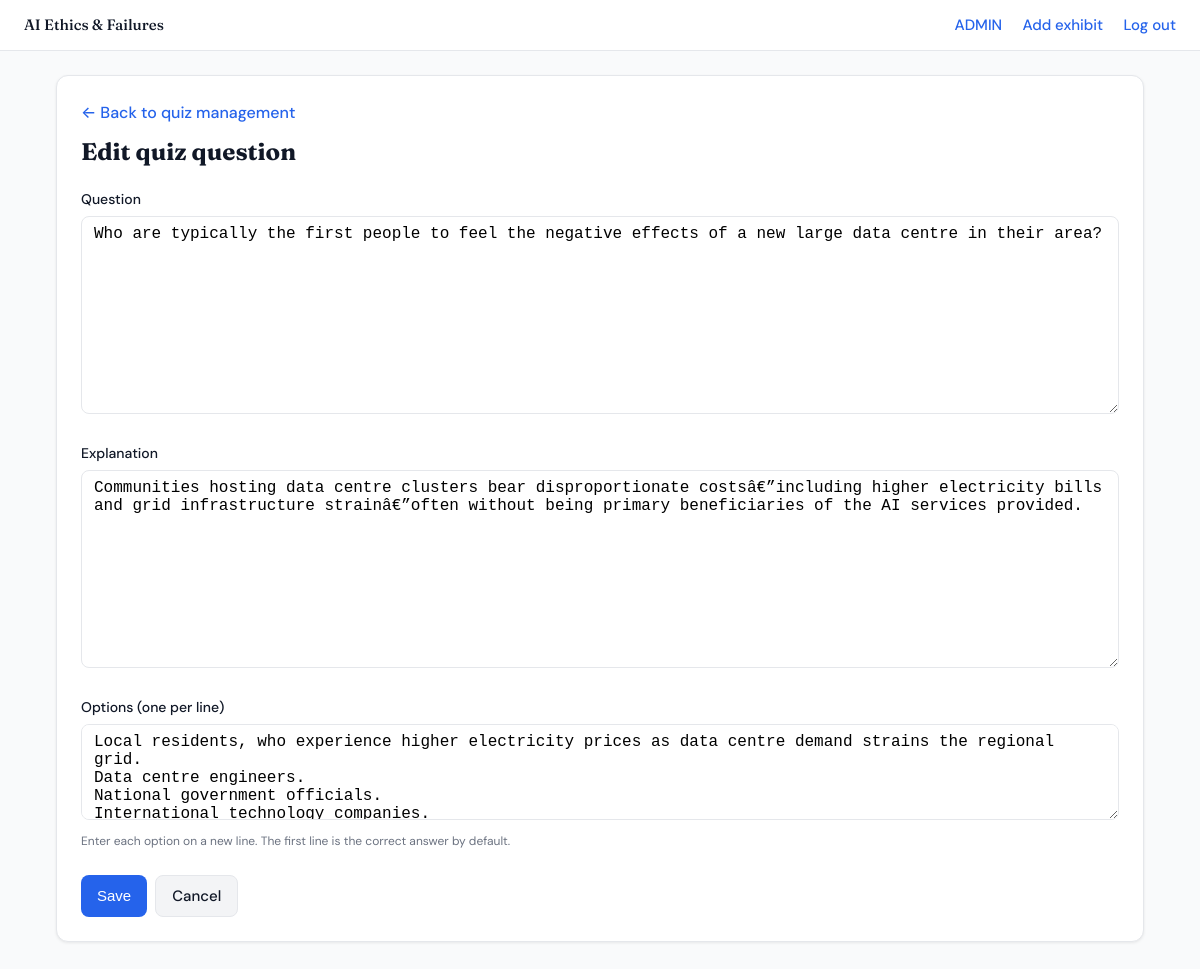
The page /exhibits/27/quiz/85/edit/ (signed in) on the database as committed earlier.
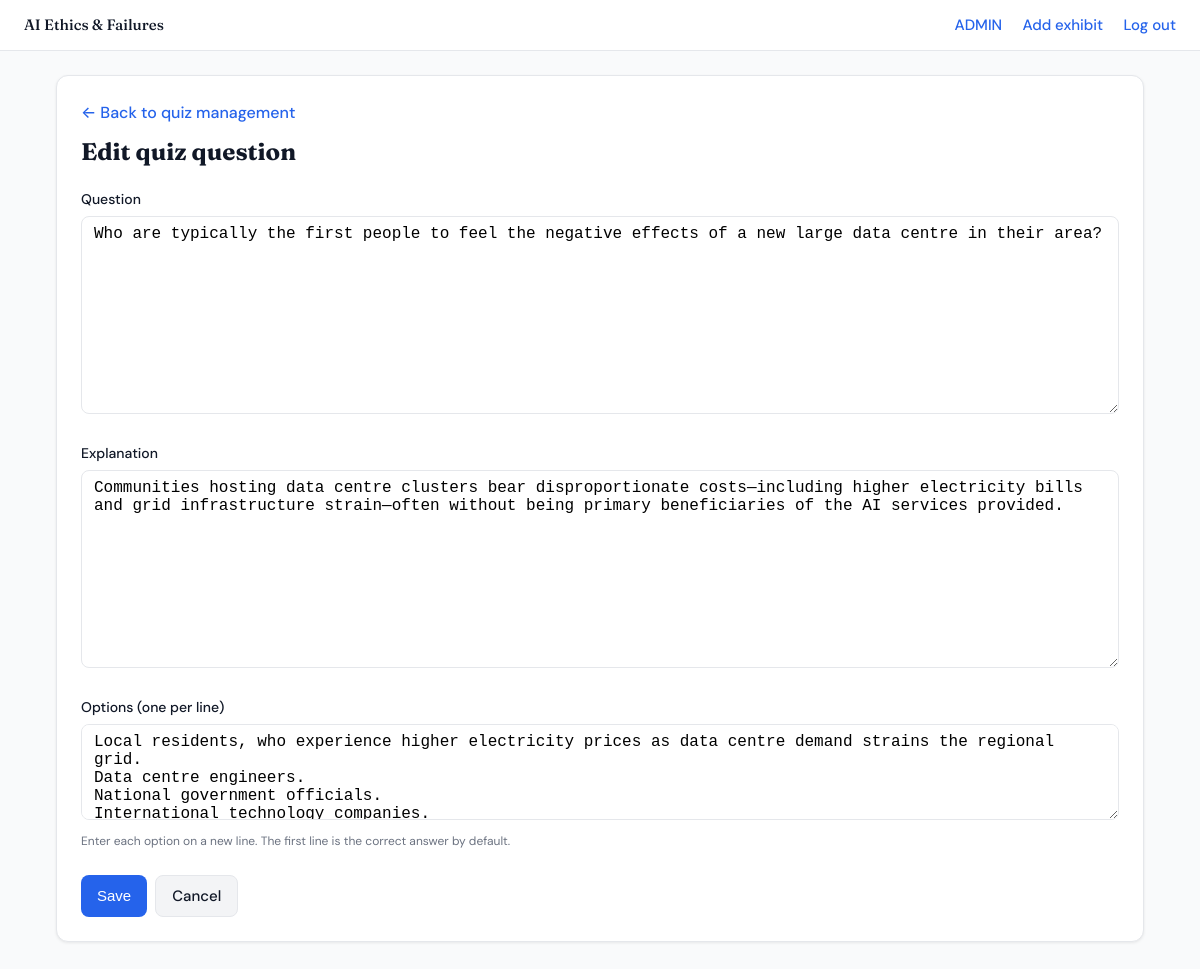
The same page on the database as committed later.
### exhibits/models.py (models this page shows, shortened)
class Quiz(models.Model):
    exhibit = models.ForeignKey(
        Exhibit,
        on_delete=models.CASCADE,
        related_name="quizzes"
    )
    question = models.TextField()
    options = models.JSONField(default=list, help_text="List of multiple choice options", blank=True)
    correct_answer_index = models.IntegerField(default=0, help_text="Index of the correct answer in options list")
    explanation = models.TextField()

### exhibits/views.py (the view)
# urls.py: path("<int:pk>/quiz/<int:quiz_id>/edit/", views.quiz_edit, name="quiz_edit"),
@curator_required
def quiz_edit(request, pk, quiz_id):
    exhibit = get_object_or_404(Exhibit, pk=pk)
    quiz = get_object_or_404(Quiz, pk=quiz_id, exhibit=exhibit)
    if request.method == "POST":
        form = QuizForm(request.POST, instance=quiz)
        if form.is_valid():
            form.save()
            messages.success(request, "Quiz question updated.")
            return redirect("exhibits:quiz_manage", pk=exhibit.pk)
    else:
        form = QuizForm(instance=quiz)
        form.fields["options_text"].initial = "\n".join(quiz.options) if quiz.options else ""
    return render(request, "exhibits/quiz_form.html", {"form": form, "exhibit": exhibit, "quiz": quiz})

### exhibits/forms.py (shortened to what this page needs)
class QuizForm(forms.ModelForm):
    options_text = forms.CharField(
        required=False,
        label="Options (one per line)",
        widget=forms.Textarea(attrs={"rows": 4}),
        help_text="Enter each option on a new line. The first line is the correct answer by default.",
    )
    class Meta:
        model = Quiz
        fields = ["question", "explanation"]
    def __init__(self, *args, **kwargs):
        super().__init__(*args, **kwargs)
        if self.instance and self.instance.pk and self.instance.options:
            self.fields["options_text"].initial = "\n".join(self.instance.options)
            self._correct_index = self.instance.correct_answer_index

### exhibits/context_processors.py (called while the page is built)
def user_profile(request):
    if request.user.is_authenticated:
        from .models import UserProfile
        profile, _ = UserProfile.objects.get_or_create(user=request.user, defaults={"access_level": "user"})
        return {"user_profile": profile}
    return {"user_profile": None}

### exhibits/models.py (called while the page is built)
    @property
    def is_curator(self):
        return self.access_level in ("admin", "curator")

### exhibits/templates/exhibits/quiz_form.html (shortened to what this page needs)
{% extends "exhibits/base.html" %}
{% load static %}
{% block content %}
<div class="wrap">
    <div class="panel">
        <a href="{% url 'exhibits:quiz_manage' exhibit.pk %}" class="back-link">← Back to quiz management</a>
        <h1 class="page-title">{% if quiz %}Edit{% else %}Add{% endif %} quiz question</h1>
        <form method="post">
            {% for field in form %}
            <div class="form-group">
                <label for="{{ field.id_for_label }}">{{ field.label }}</label>
                {{ field }}
                {% if field.help_text %}<p class="helptext">{{ field.help_text }}</p>{% endif %}
            </div>
            {% endfor %}
            <div style="display: flex; gap: 0.5rem; margin-top: 1.5rem;">
                <button type="submit" class="btn btn-primary">{% if quiz %}Save{% else %}Add{% endif %}</button>
                <a href="{% url 'exhibits:quiz_manage' exhibit.pk %}" class="btn btn-secondary">Cancel</a>
            </div>
        </form>
    </div>
</div>
{% endblock %}

### exhibits/templates/exhibits/base.html (shortened to what this page needs)
<!DOCTYPE html>
<html lang="en">
<head>
    {% load static %}
    <link rel="stylesheet" href="{% static 'exhibits/css/site.css' %}?v=20260317-hero">
</head>
<body>
    <header class="site-header">
        <a href="{% url 'home' %}" class="site-logo">AI Ethics &amp; Failures</a>
        <nav class="auth-links">
            {% if request.user.is_authenticated %}
                <a href="{% url 'profile' %}">{{ request.user.username }}</a>
                {% if user_profile and user_profile.is_curator %}
                    <a href="{% url 'exhibits:create' %}">Add exhibit</a>
                {% endif %}
                <a href="{% url 'logout' %}">Log out</a>
            {% else %}
                <a href="{% url 'login' %}">Sign in</a>
                <a href="{% url 'signup' %}">Create account</a>
            {% endif %}
        </nav>
    </header>
    <main id="main-content">
        {% block content %}{% endblock %}
    </main>
</body>
</html>

### exhibits/static/exhibits/css/site.css (style rules this page uses)
:root { --site-bg: #f9fafb; --site-surface: #fff; --site-surface-2: #f3f4f6; --site-border: #e5e7eb; --site-text: #111827; --site-text-muted: #6b7280; --site-accent: #2563eb; --site-accent-light: #dbeafe; --site-radius: 8px; --site-radius-lg: 12px; --site-shadow: 0 1px 3px rgba(0,0,0,0.08); --site-shadow-md: 0 4px 12px rgba(0,0,0,0.08); }
* { box-sizing: border-box; }
body { font-family: 'DM Sans', system-ui, -apple-system, Segoe UI, Roboto, sans-serif; margin: 0; min-height: 100vh; background: var(--site-bg); color: var(--site-text); font-size: 16px; line-height: 1.6; }
a { color: var(--site-accent); text-decoration: none; }
.site-header { background: var(--site-surface); border-bottom: 1px solid var(--site-border); padding: 0.75rem 1.5rem; display: flex; justify-content: space-between; align-items: center; flex-wrap: wrap; gap: 0.75rem; }
.site-header a { font-size: 0.9375rem; font-weight: 500; }
.site-logo { font-family: 'Fraunces', Georgia, serif; font-weight: 700; font-size: 1.25rem; color: var(--site-text); }
.site-header .auth-links a { margin-left: 1rem; }
.site-header .auth-links a:first-child { margin-left: 0; }
.wrap { max-width: 72rem; margin: 0 auto; padding: 1.5rem 1.25rem 3rem; }
@media (min-width: 768px) { .wrap { padding-left: 2rem; padding-right: 2rem; } }
.page-title { font-family: 'Fraunces', Georgia, serif; font-size: 1.5rem; font-weight: 700; margin: 0 0 1rem 0; color: var(--site-text); }
.panel { background: var(--site-surface); border: 1px solid var(--site-border); border-radius: var(--site-radius-lg); padding: 1.5rem; margin-bottom: 1.5rem; box-shadow: var(--site-shadow); }
.btn { display: inline-block; padding: 0.5rem 1rem; border-radius: var(--site-radius); font-weight: 500; font-size: 0.9375rem; cursor: pointer; border: none; text-decoration: none; }
.btn-primary { background: var(--site-accent); color: #fff; }
.btn-secondary { background: var(--site-surface-2); color: var(--site-text); border: 1px solid var(--site-border); }
.back-link { display: inline-block; margin-bottom: 0.5rem; font-weight: 500; }
.form-group { margin-bottom: 1.25rem; }
.form-group label { display: block; font-weight: 500; font-size: 0.875rem; margin-bottom: 0.375rem; }
.form-group input, .form-group textarea { width: 100%; padding: 0.5rem 0.75rem; font-size: 1rem; border: 1px solid var(--site-border); border-radius: var(--site-radius); }
.form-group textarea { max-width: none; min-height: 6rem; }
.form-group .helptext { font-size: 0.75rem; color: var(--site-text-muted); margin-top: 0.25rem; }

Rows that differ between the two databases and show on the page:
changed Quiz: explanation "…centre clusters bear disproportionate costsâ€”including higher electricity bills and grid infrastructure strainâ€”often without being primary beneficiaries…" → "…centre clusters bear disproportionate costs—including higher electricity bills and grid infrastructure strain—often without being primary beneficiaries…"
